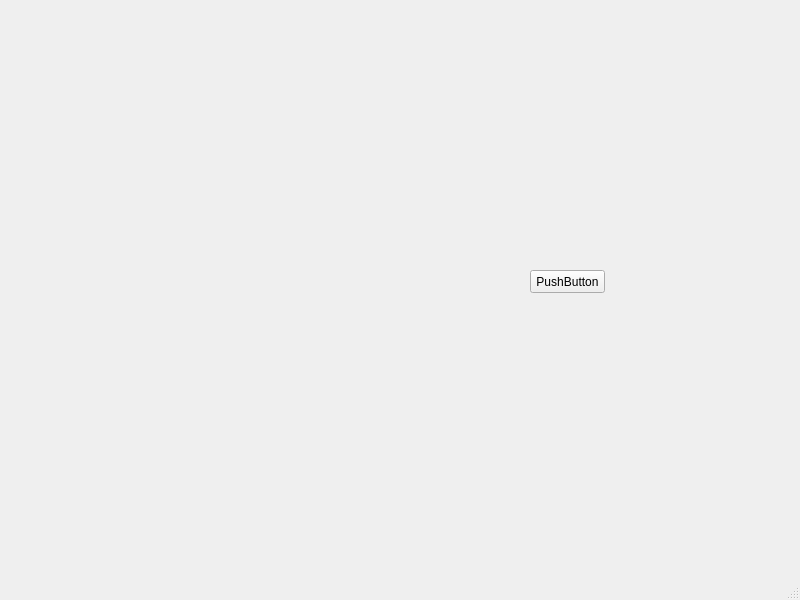
<?xml version="1.0" encoding="UTF-8"?>
<ui version="4.0">
 <class>MainWindow</class>
 <widget class="QMainWindow" name="MainWindow">
  <property name="geometry">
   <rect>
    <x>0</x>
    <y>0</y>
    <width>800</width>
    <height>600</height>
   </rect>
  </property>
  <property name="windowTitle">
   <string>MainWindow</string>
  </property>
  <widget class="QWidget" name="centralwidget">
   <widget class="QWidget" name="widget" native="true">
    <property name="geometry">
     <rect>
      <x>440</x>
      <y>30</y>
      <width>261</width>
      <height>201</height>
     </rect>
    </property>
   </widget>
   <widget class="QPushButton" name="pushButton">
    <property name="geometry">
     <rect>
      <x>530</x>
      <y>270</y>
      <width>75</width>
      <height>23</height>
     </rect>
    </property>
    <property name="text">
     <string>PushButton</string>
    </property>
   </widget>
  </widget>
  <widget class="QMenuBar" name="menubar">
   <property name="geometry">
    <rect>
     <x>0</x>
     <y>0</y>
     <width>800</width>
     <height>21</height>
    </rect>
   </property>
  </widget>
  <widget class="QStatusBar" name="statusbar"/>
 </widget>
 <resources/>
 <connections/>
</ui>
